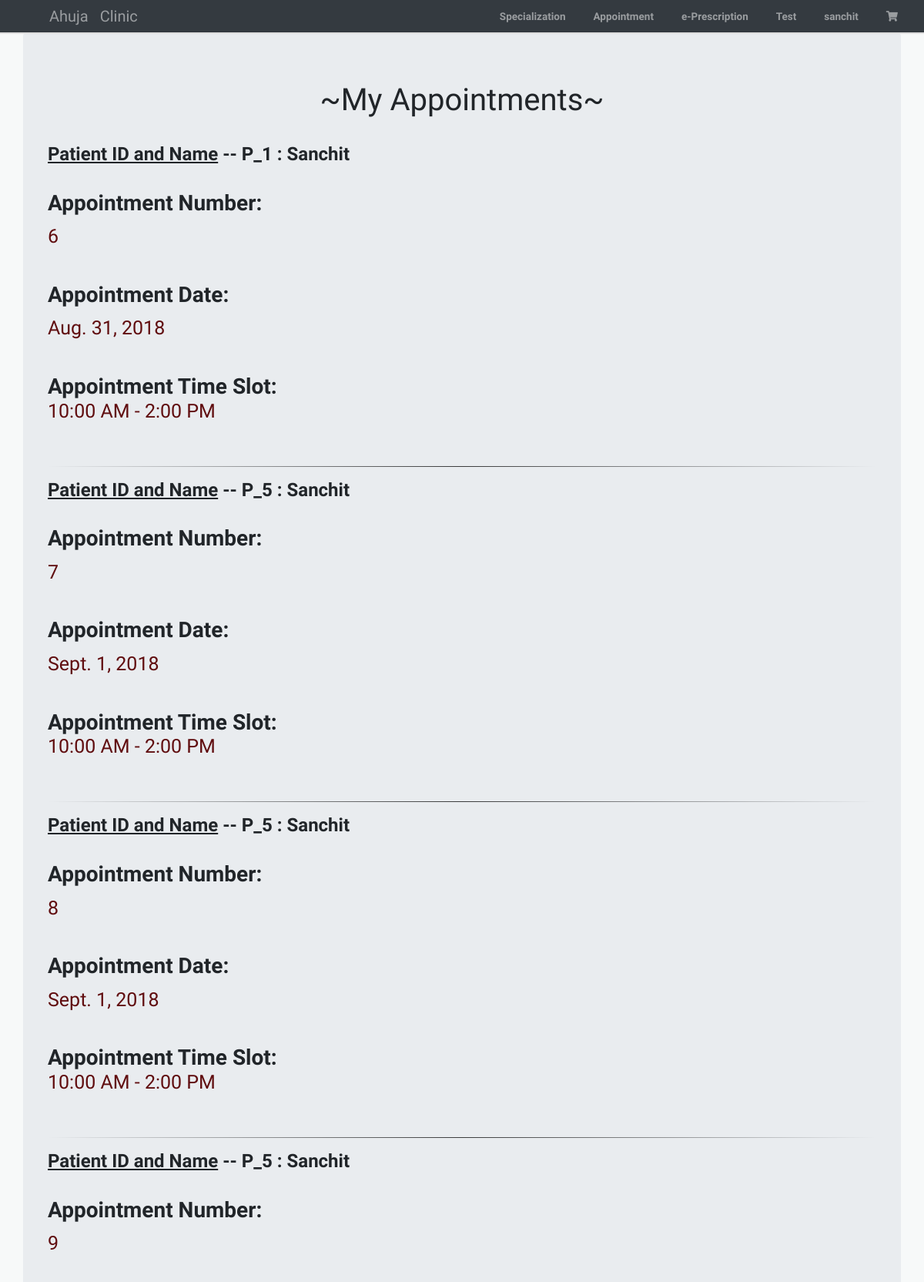
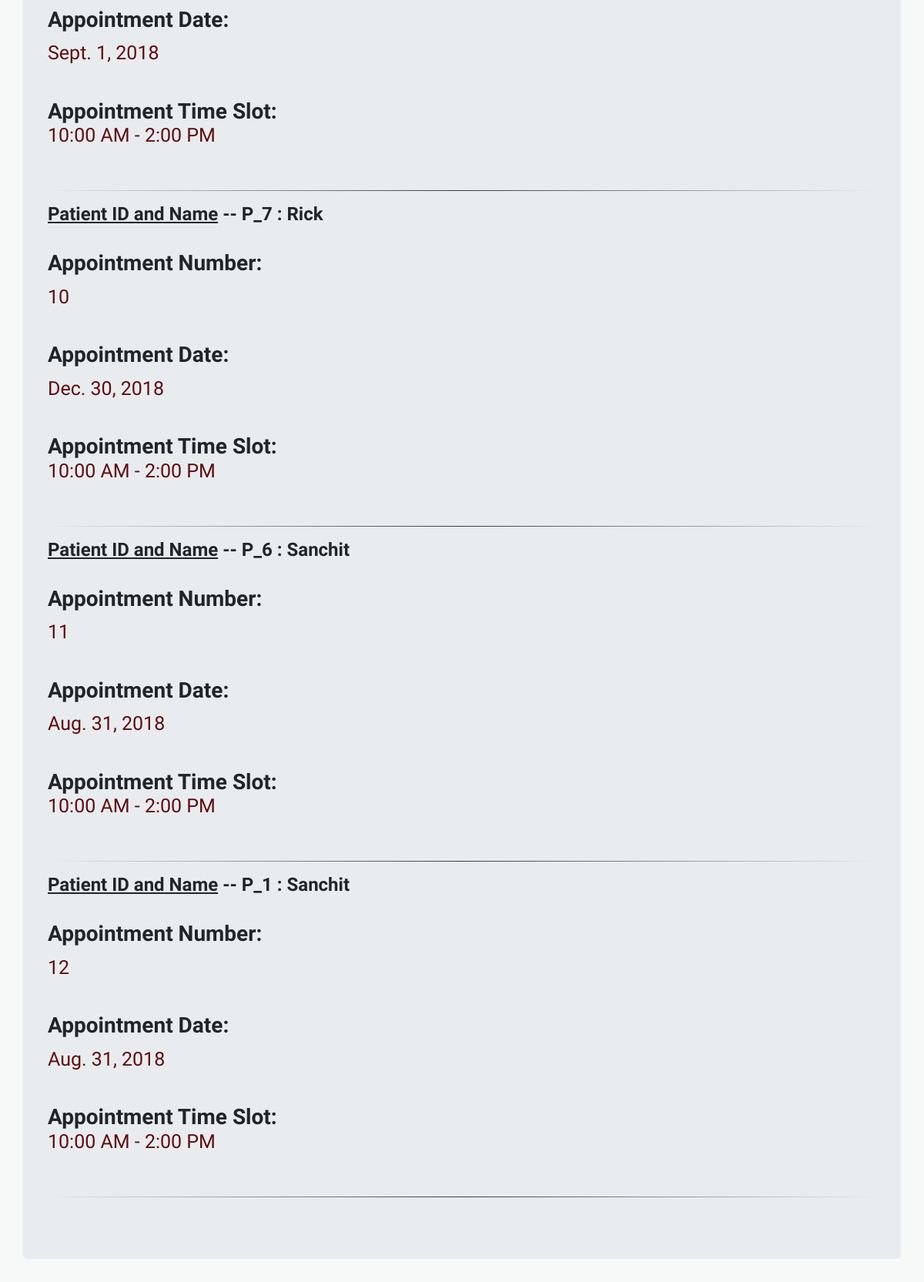
The page /basic_app/my-appt/ (signed in, upper part) on the database its author committed (2 pictures, top to bottom).
### epr_app/models.py (models this page shows)
class appt_doctor(models.Model):
    user = models.ForeignKey(User,blank=True,null=True)
    p_id=models.ForeignKey(mst_patient)
    app_no=models.CharField(max_length=50,unique=True,blank=True)
    phone=models.PositiveIntegerField(blank=True,null=True)
    address=models.CharField(max_length=264)
    pincode=models.PositiveIntegerField(null=True)
    date_of_birth=models.CharField(max_length=50,null=True)
    d_name=models.CharField(max_length=264)
    appt_date=models.DateField(("Date"),default=date.today)

class mst_patient(models.Model):
    user_id = models.ForeignKey(User)
    p_id=models.CharField(max_length=100,unique=True,blank=True)
    p_fname=models.CharField(max_length=264)
    p_lname=models.CharField(max_length=264)
    email=models.EmailField(max_length=264)
    phone=models.PositiveIntegerField()
    address=models.CharField(max_length=264)
    pincode=models.PositiveIntegerField()
    gender=models.CharField(max_length=10)
    date_of_birth=models.CharField(max_length=50)
    d_name=models.CharField(max_length=264,blank = True)
    prob_des=models.TextField(max_length=1000)
    pres = models.TextField(max_length=1000,blank = True)
    def __str__(self):
        return ("P_" + self.p_id + " : " + self.p_fname)

### basic_app/views.py (the view)
def appointment(request):
    user_id = forms.User.objects.get(username = request.user)
    print(user_id)
    patient = appt_doctor.objects.filter(user = user_id)
    print(patient)
    return render(request,'basic_app/appointment_detail.html',{'appt':patient})

### cart/cart.py (called while the page is built)
    def __len__(self):
        return sum(item['quantity'] for item in self.cart.values())

### cart/context_processors.py (called while the page is built)
def cart(request):
    return {'cart': Cart(request) }

### basic_app/templates/basic_app/appointment_detail.html (shortened to what this page needs)
<!DOCTYPE html>
{% extends 'basic_app/navbar_main.html' %}
{% load staticfiles %}
{% block body_block %}
  <link rel="stylesheet" href="{% static 'css/spcl1.css' %}">
  <div class="container jumbotron">
    {% if user.is_authenticated and appt %}
      <h1 style="font-family: 'Hammersmith One', sans-serif;"><center>~My Appointments~</center></h1>
      <br>
      <div style="font-family: 'Work Sans', sans-serif;">
      {% for p in appt %}
        <h4><b><u>Patient ID and Name</u> -- {{p.p_id}}</u></b></h4 >
        <br>
        <h3><b>Appointment Number:</b></h3>
          <p>{{p.app_no}}</p><br>
        <h3><b>Appointment Date:</b></h3>
            <p>{{p.appt_date}}</p><br>
        <h3><b>Appointment Time Slot:</b> <p> 10:00 AM - 2:00 PM<p></h3>
        <br>
          <hr class="style-2">
      {% endfor %}
      {% else %}
      <h1>Sorry! No Appointments Found</h1>
      {% endif %}
    </div>
  </div>
  {% endblock %}

### basic_app/templates/basic_app/navbar_main.html (shortened to what this page needs)
<!DOCTYPE html>
{% load staticfiles %}
<html lang="en" dir="ltr">
  <head>
    <link rel="stylesheet" href="https://stackpath.bootstrapcdn.com/bootstrap/4.1.1/css/bootstrap.min.css">
    <link rel="stylesheet" href="https://use.fontawesome.com/releases/v5.1.0/css/all.css">
    <link rel="stylesheet" href="{% static 'css/hosp.css' %}">
  </head>
  <body>
    <nav class="navbar navbar-expand-lg navbar-dark bg-dark shift sticky-top" id="nav1" >
    <div class="collapse navbar-collapse" id="navbarSupportedContent">
      <ul class="navbar-nav mr-auto">
        <li class="nav-item">
          <a class="nav-link" href="{% url 'index' %}"> <h5 style="font-family: 'Courgette', cursive;  margin-top: 3px; margin-bottom: 3px; margin-left: 30px;">Ahuja &nbsp; Clinic</h1> </a>
        </li>
      </ul>
      <ul class="navbar-nav ml-auto" id="nav1Text">
        <li class="nav-item dropdown" id="nav2Sp">
          <a class="nav-link dropdown-toggle" href="#" id="navbarDropdown" role="button" data-toggle="dropdown" aria-haspopup="true" aria-expanded="false">
            Specialization
          </a>
        </li>
        <li class="nav-item">
          <a class="nav-link" href="{% url 'appointment:book' %}" >Appointment</a>
        </li>
        <li class="nav-item dropdown">
          <a class="nav-link dropdown-toggle" href="#"  id="navbarDropdown" role="button" data-toggle="dropdown" aria-haspopup="true" aria-expanded="false">e-Prescription</a>
        </li>
        <li class="nav-item">
          <a class="nav-link" href="{% url 'testapp:test_list' %}">Test</a>
        </li>
        {% if user.is_authenticated %}
        <li class="nav-item dropdown">
          <a class="nav-link dropdown-toggle" href="." id="navbarDropdown" role="button" data-toggle="dropdown" aria-haspopup="true" aria-expanded="false">
            {{user.username}}
          </a>
        </li>
        {% endif %}
<li class="nav-item">
      <div class="cart">
          {% with total_items=cart|length %}
              {% if cart|length > 0 %}
              <a class="nav-link waves-effect" href="{% url "cart:cart_detail" %}">
                <span class="badge red z-depth-1 mr-1">{{ total_items }}  </span>
                <i class="fa fa-shopping-cart"></i>
              </a>
              {% else %}
              <a class="nav-link waves-effect">
                <i class="fa fa-shopping-cart"></i>
              </a>
              {% endif %}
          {% endwith %}
      </div>
</li>
    </div>
  </nav>
          {% block body_block %}
          {% endblock %}
  </body>
</html>

### basic_app/static/css/hosp.css (style rules this page uses)
body { background-color: #f7f9f9 }
#nav1Text { font-size: 13.5px; justify-content: center; font-family: 'Prompt', sans-serif; }
#nav1 { height: 42px; width:auto; }
hr { border: 0; height: 1px; background-image: linear-gradient(to right, rgba(0, 0, 0, 0), rgba(0, 0, 0, 0.75), rgba(0, 0, 0, 0)); }
nav.shift ul li a { position: relative; z-index: 1; }
nav.shift ul li a:after { display: block; position: absolute; top: 0; left: 0; bottom: 0; right: 0; margin: auto; width: 100%; height: 0.5px; content: '.'; color: transparent; background: #4c9375; visibility: none; opacity: 0; z-index: -1; }
nav { width: 80%; margin: 0 auto; background: #fff; padding: 50px 0; box-shadow: 0px 2px 0px #dedede; }
nav ul { list-style: none; text-align: center; }
nav ul li { display: inline-block; }
nav ul li a { display: block; text-decoration: none; color: #aaa; font-weight: 800; justify-content: center; margin: 0 10px; }
nav ul li a, nav ul li a:after, nav ul li a:before { transition: all 0.5s; }

### basic_app/templates/basic_app/appointment_detail.html (style rules this page uses)
.container p { font-size: 25px; font-weight: 100; color: #600d0f; }

### rows shown on the page
appt_doctor: p_id "P_1 : Sanchit", app_no "6", appt_date "Aug. 31, 2018"
appt_doctor: p_id "P_5 : Sanchit", app_no "7", appt_date "Sept. 1, 2018"
appt_doctor: p_id "P_5 : Sanchit", app_no "8", appt_date "Sept. 1, 2018"
appt_doctor: p_id "P_5 : Sanchit", app_no "9", appt_date "Sept. 1, 2018"
appt_doctor: p_id "P_7 : Rick", app_no "10", appt_date "Dec. 30, 2018"
appt_doctor: p_id "P_6 : Sanchit", app_no "11", appt_date "Aug. 31, 2018"
appt_doctor: p_id "P_1 : Sanchit", app_no "12", appt_date "Aug. 31, 2018"

### other values the page prints
{{ user.username }} "sanchit"
